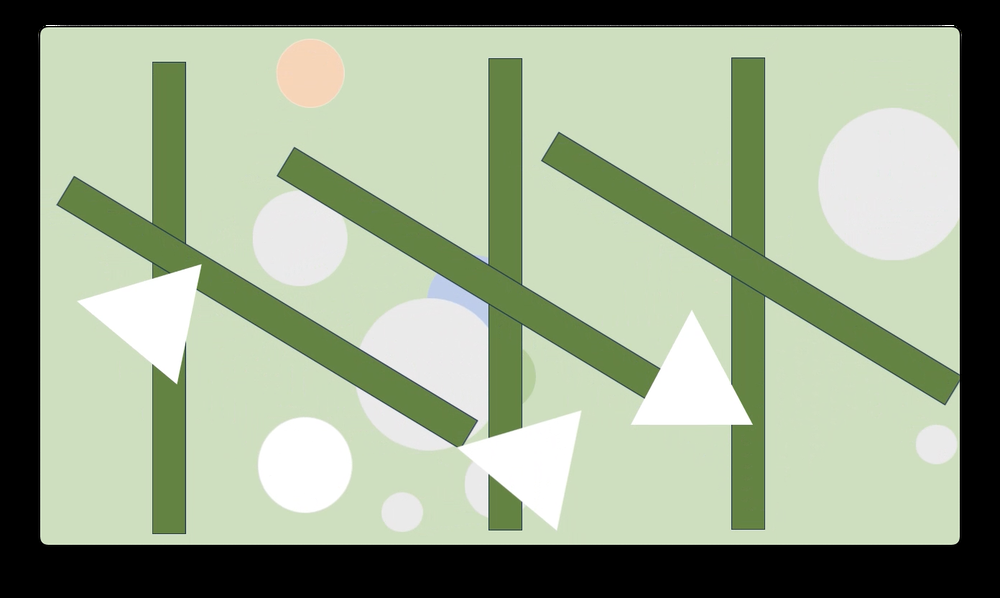
#> input picture data/Images/image6.png, 1000 x 598 px, shrunk from 1392 x 832 before the run
$ python circle_detection.py
#> lines starting #> are read from the running program, lines starting #| are printed output that depends on the picture; after the words box and inside, x2 and y2 are one past the last pixel; in counts of white or black regions, pixels touching at a corner belong together
import cv2
import numpy as np
import os

# Create a directory to save the result images
output_dir = "results/"
os.makedirs(output_dir, exist_ok=True)

# Load the image
image = cv2.imread("data/Images/image6.png")
#> image is the input picture: shape (598, 1000, 3); mean B, G, R 140.8, 166.1, 153.1

# Convert to grayscale
gray = cv2.cvtColor(image, cv2.COLOR_BGR2GRAY)
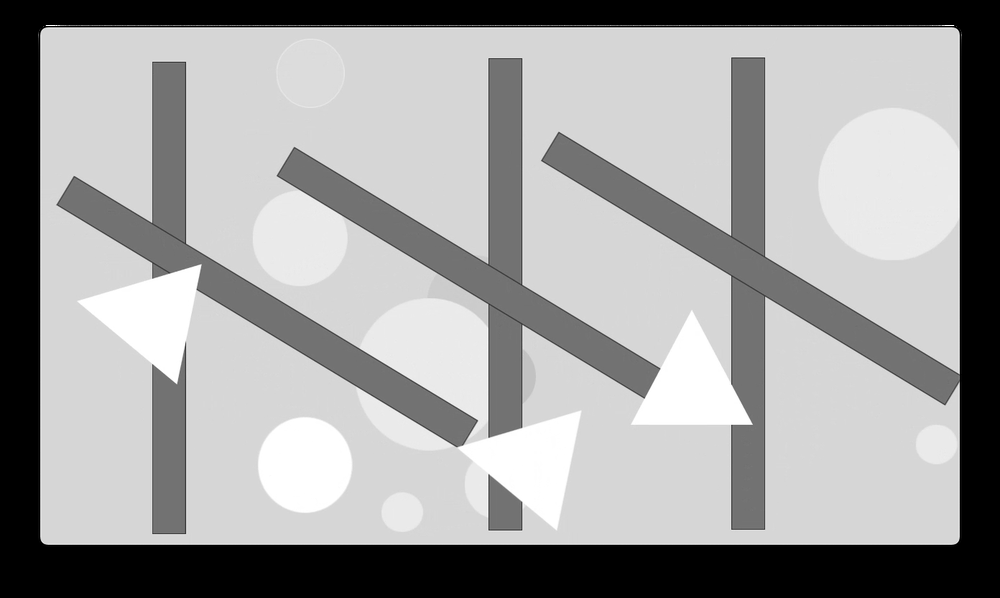
#> gray: shape (598, 1000); min 0, max 255, mean 159.2

# Apply Gaussian blur to reduce noise
gray_blurred = cv2.GaussianBlur(gray, (9, 9), 2)
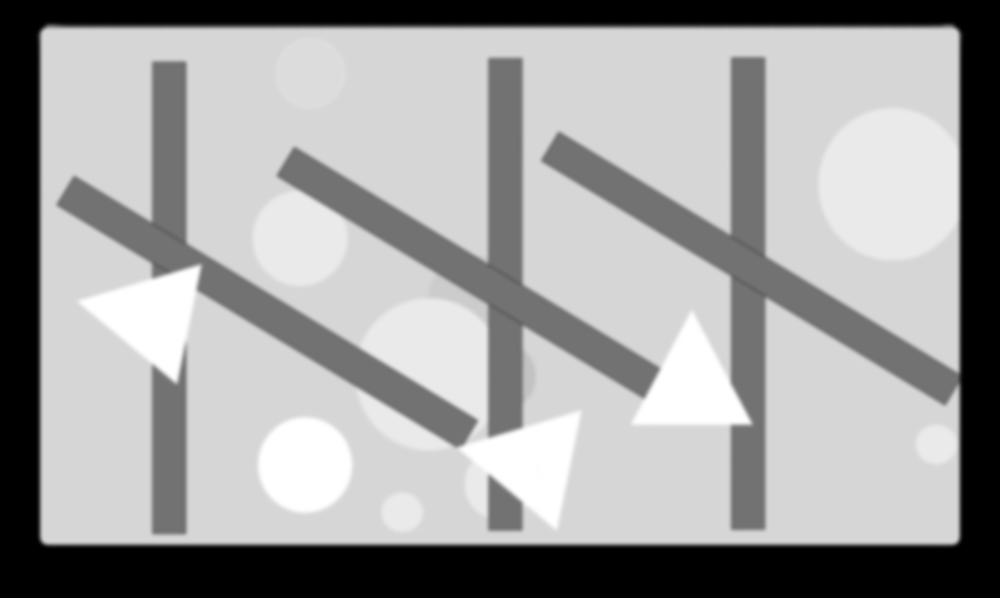
#> gray_blurred: shape (598, 1000); min 0, max 255, mean 159.2

# Detect circles using HoughCircles
# Adjust the parameters as needed for your specific video
circles = cv2.HoughCircles(
    gray_blurred,
    cv2.HOUGH_GRADIENT,
    dp=1,
    minDist=30,
    param1=50,
    param2=30,
    minRadius=10,
    maxRadius=100,
)
#> circles = [[428.5, 370.5, 72.9], [303.5, 464.5, 47.2]]

# Draw and number the detected circles
if circles is not None:
    circles = np.uint16(np.around(circles))
#> circles = [[428, 370, 73], [304, 464, 47]]
    for i, circle in enumerate(circles[0, :], start=1):
        center = (circle[0], circle[1])
        radius = circle[2]
        cv2.circle(image, center, radius, (0, 255, 0), 2)
        cv2.circle(image, center, 2, (0, 0, 255), 3)
        cv2.putText(
            image, str(i), center, cv2.FONT_HERSHEY_SIMPLEX, 0.5, (255, 0, 0), 2
        )
#> this loop made 2 passes
#> (i, center, radius) on passes 1 to 2: (1, (428, 370), 73), (2, (304, 464), 47)
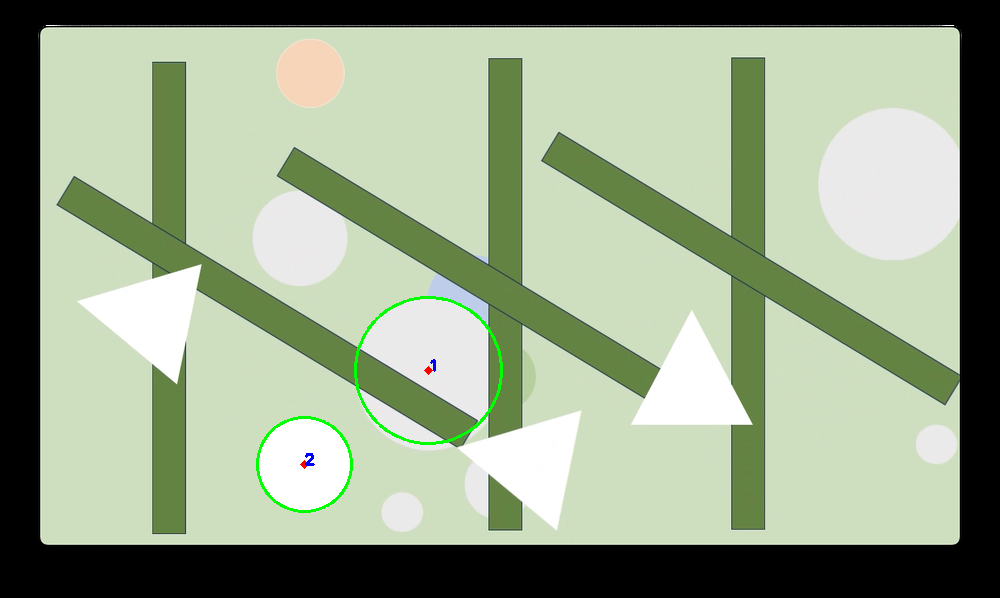
#> image: shape (598, 1000, 3); 0.41% of pixels changed, all inside (x1, y1, x2, y2) = (256, 296, 503, 513)

image_rgb = cv2.cvtColor(image, cv2.COLOR_BGR2RGB)

# Save the result
output_path = os.path.join(output_dir, "detected_circles.jpg")
cv2.imwrite(output_path, image_rgb)

$ run again, with data/Images/image2.png copied over data/Images/image6.png
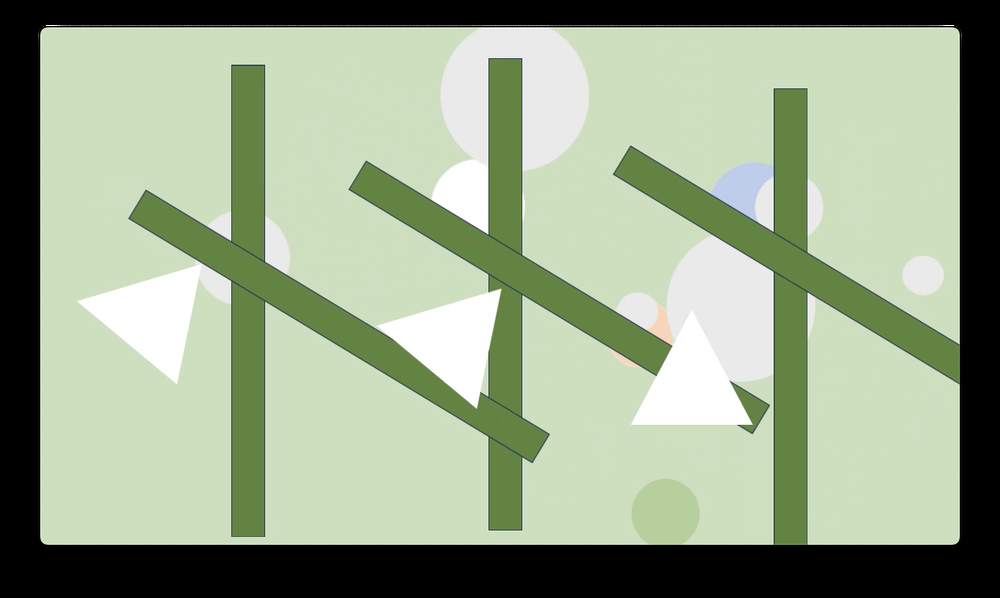
#> input picture data/Images/image2.png, 1000 x 598 px, shrunk from 1392 x 832 before the run
#> image is the input picture: shape (598, 1000, 3); mean B, G, R 139.8, 165.9, 152.2
#> `gray = cv2.cvtColor(image, cv2.COLOR_BGR2GRAY)`:
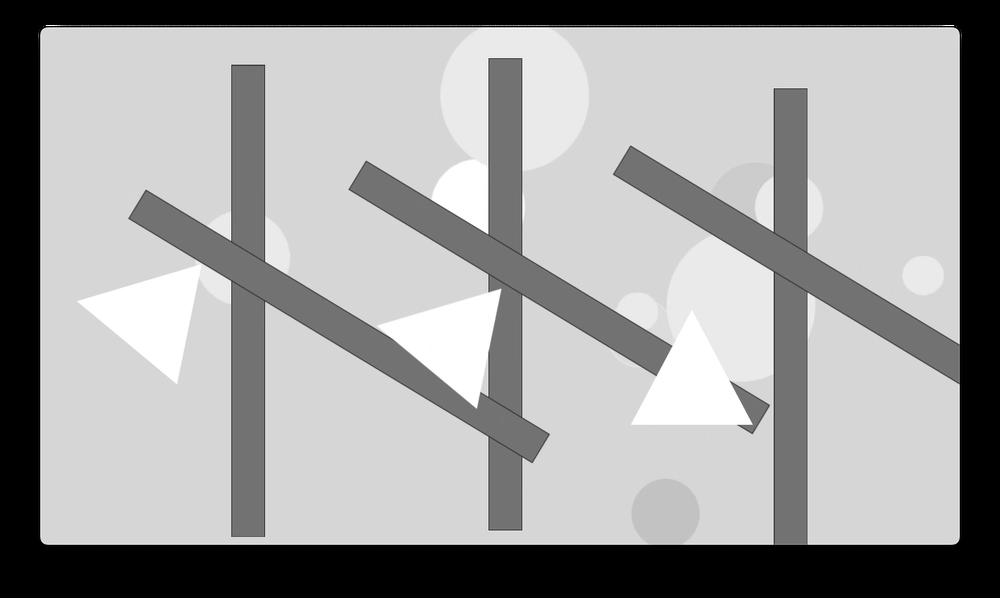
#> gray: shape (598, 1000); min 0, max 255, mean 158.7
#> `gray_blurred = cv2.GaussianBlur(gray, (9, 9), 2)`:
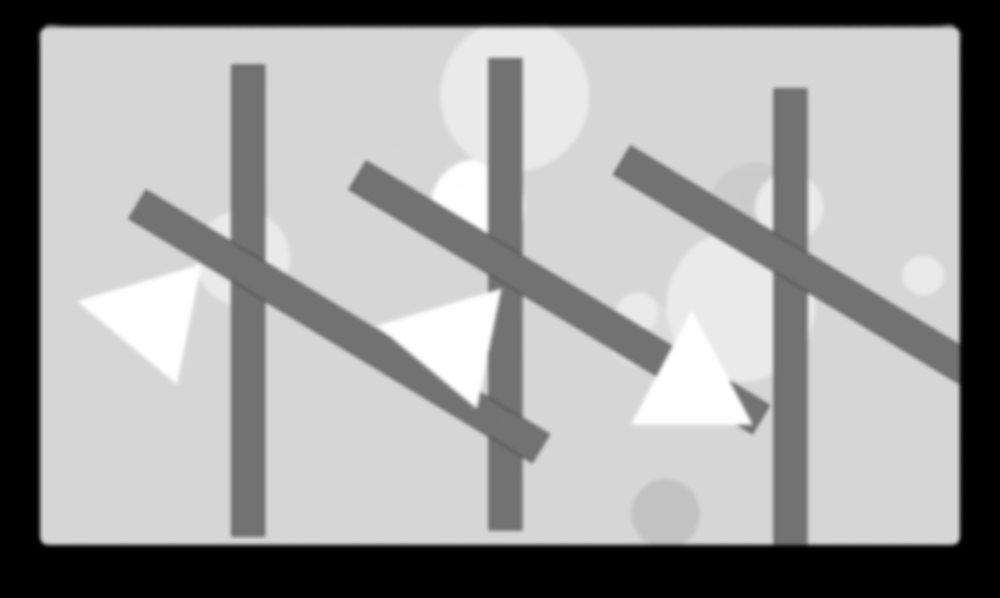
#> gray_blurred: shape (598, 1000); min 0, max 255, mean 158.7
#> circles = None

$ run again, with data/Images/image3.png copied over data/Images/image6.png
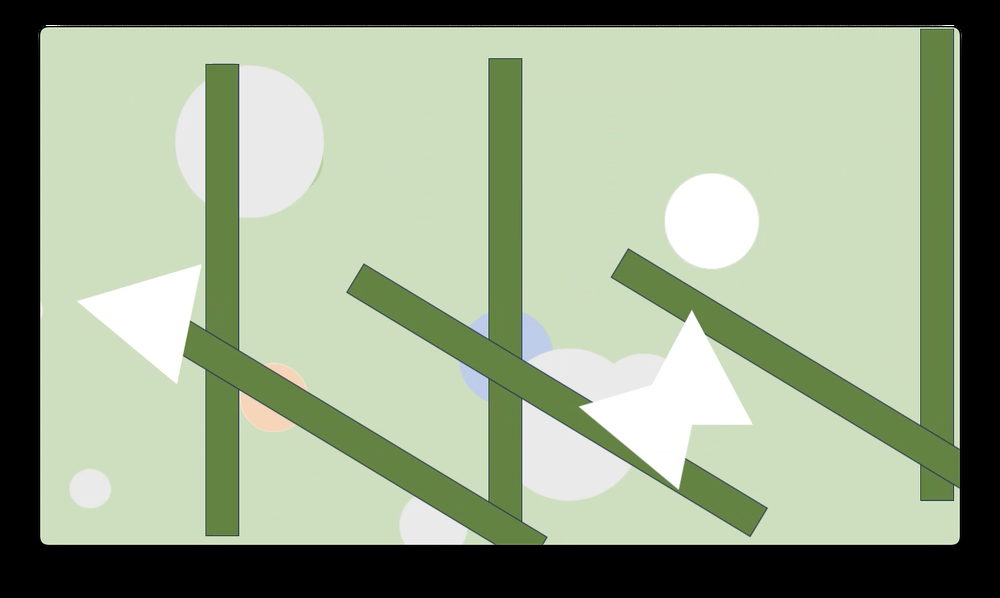
#> input picture data/Images/image3.png, 1000 x 598 px, shrunk from 1392 x 832 before the run
#> image is the input picture: shape (598, 1000, 3); mean B, G, R 139.9, 166, 152.3
#> `gray_blurred = cv2.GaussianBlur(gray, (9, 9), 2)`:
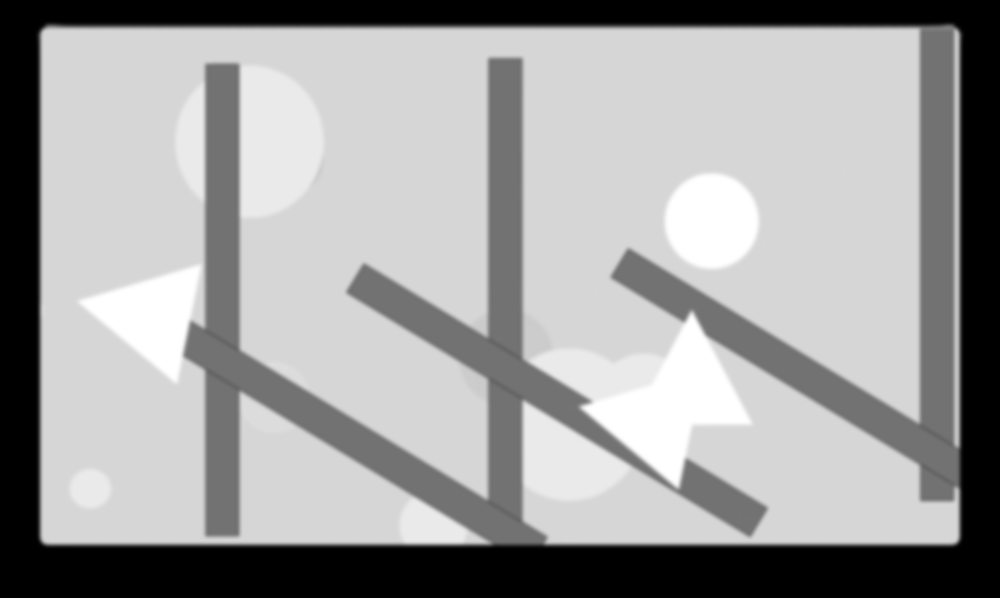
#> gray_blurred: shape (598, 1000); min 0, max 255, mean 158.8
#> `circles = cv2.HoughCircles( gray_blurred, cv2.HOUGH_GRADIENT, dp=1, mi..`: circles = [[711.5, 220.5, 47.9], [245.5, 141.5, 77]]
#> `circles = np.uint16(np.around(circles))`: circles = [[712, 220, 48], [246, 142, 77]]
#> the loop `for i, circle in enumerate(circles[0, :], start=1):` made 2 passes
#> (i, center, radius) on passes 1 to 2: (1, (712, 220), 48), (2, (246, 142), 77)
#> after the loop `for i, circle in enumerate(circles[0, :], start=1):`:
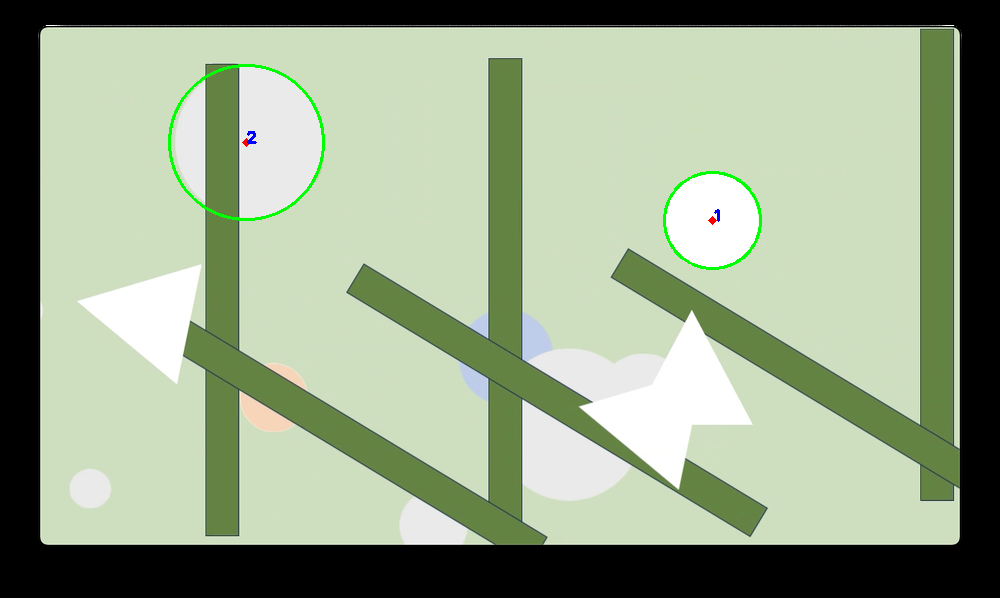
#> image: shape (598, 1000, 3); 0.43% of pixels changed, all inside (x1, y1, x2, y2) = (168, 64, 762, 270)
